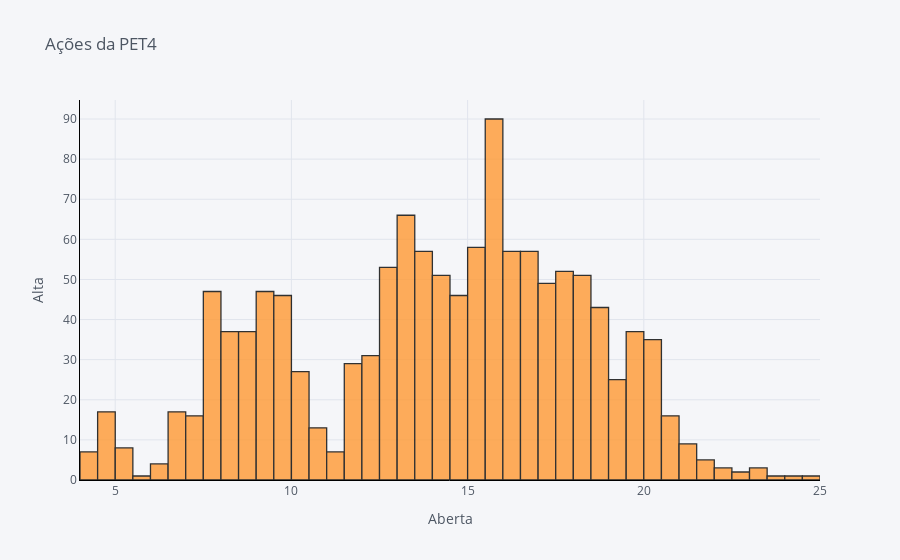

Notebook cell for this chart:
### Code cell
dados['Open'].iplot(
    kind='hist',
    bins=100,
    xTitle='Aberta',
    linecolor='black',
    yTitle='Alta',
    title='Ações da PET4')

### Figure 1 — Plotly figure (JSON) as saved in the notebook; plotly's stock layout.template omitted (floating-point values rounded to 4 significant figures; data arrays with more than 128 entries replaced by an {"elided": "..."} marker saying what was removed)
{"data": [{"histfunc": "count", "histnorm": "", "marker": {"color": "rgba(255, 153, 51, 1.0)", "line": {"color": "#000000", "width": 1.3}}, "name": "Open", "nbinsx": 100, "opacity": 0.8, "orientation": "v", "type": "histogram", "x": {"elided": "1262 float values"}}], "layout": {"barmode": "overlay", "legend": {"bgcolor": "#F5F6F9", "font": {"color": "#4D5663"}}, "paper_bgcolor": "#F5F6F9", "plot_bgcolor": "#F5F6F9", "title": {"font": {"color": "#4D5663"}, "text": "Ações da PET4"}, "xaxis": {"gridcolor": "#E1E5ED", "linecolor": "black", "showgrid": true, "tickfont": {"color": "#4D5663"}, "title": {"font": {"color": "#4D5663"}, "text": "Aberta"}, "zerolinecolor": "#E1E5ED"}, "yaxis": {"gridcolor": "#E1E5ED", "linecolor": "black", "showgrid": true, "tickfont": {"color": "#4D5663"}, "title": {"font": {"color": "#4D5663"}, "text": "Alta"}, "zerolinecolor": "#E1E5ED"}}}
